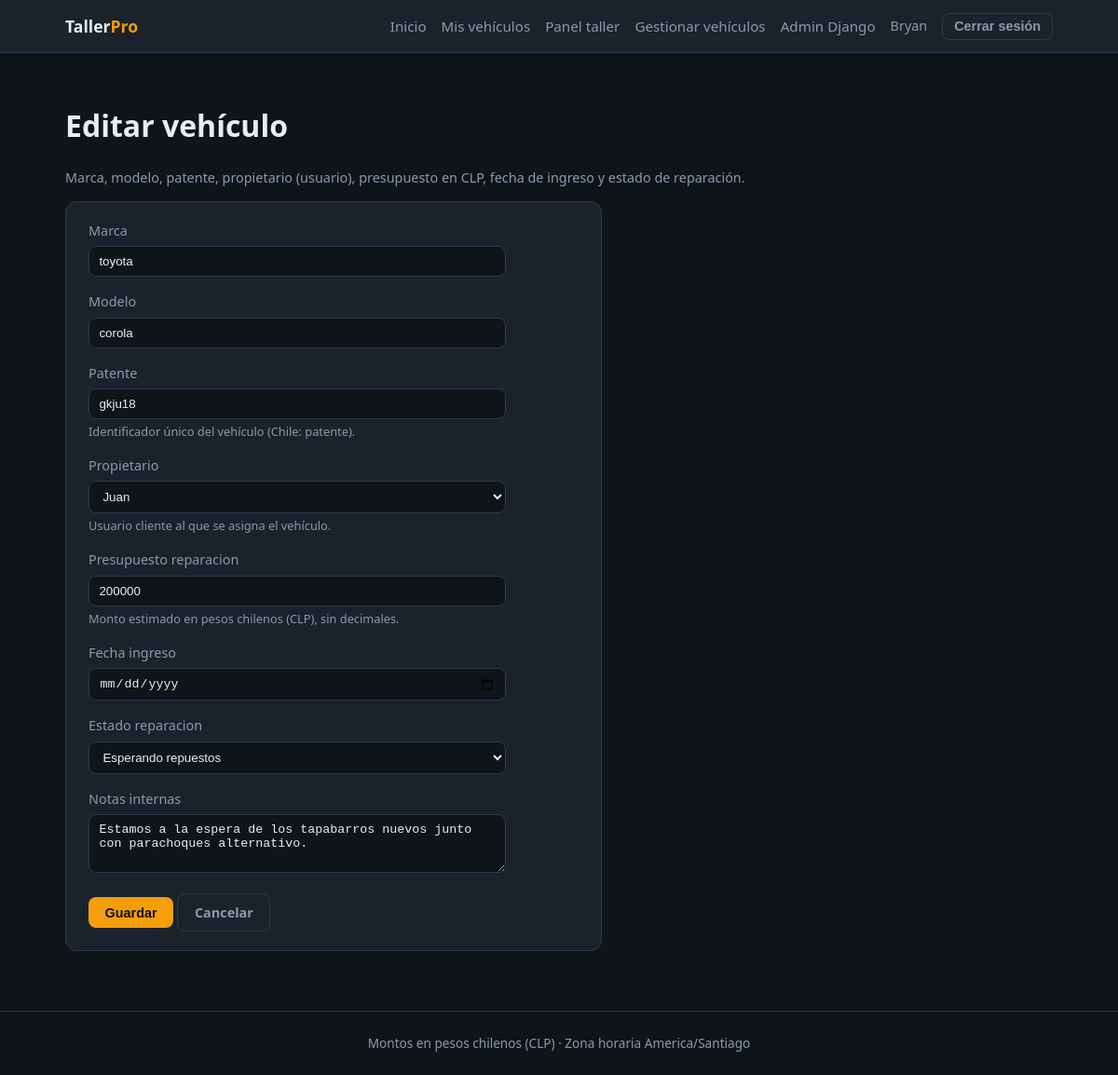
The app's page /vehiculos/taller/1/editar/ (signed in) with its own data.
### vehiculos/models.py (models this page shows, shortened)
class Vehiculo(models.Model):
    marca = models.CharField(max_length=80)
    modelo = models.CharField(max_length=80)
    patente = models.CharField(
        max_length=20,
        unique=True,
        db_index=True,
        help_text="Identificador único del vehículo (Chile: patente).",
    )
    propietario = models.ForeignKey(
        settings.AUTH_USER_MODEL,
        on_delete=models.PROTECT,
        related_name="vehiculos",
        null=True,
        blank=True,
        help_text="Usuario cliente al que se asigna el vehículo.",
    )
    presupuesto_reparacion = models.PositiveIntegerField(
        validators=[MinValueValidator(0)],
        help_text="Monto estimado en pesos chilenos (CLP), sin decimales.",
    )
    fecha_ingreso = models.DateField()
    estado_reparacion = models.CharField(
        max_length=20,
        choices=EstadoReparacion.choices,
        default=EstadoReparacion.PENDIENTE,
        db_index=True,
    )
    notas_internas = models.TextField(blank=True)
    objects = VehicleManager()
    class Meta:
        ordering = ["-fecha_ingreso", "patente"]
        verbose_name = "vehículo"
        verbose_name_plural = "vehículos"
        indexes = [
            models.Index(fields=["estado_reparacion", "fecha_ingreso"]),
        ]

### vehiculos/views.py (the view, shortened to what this page needs)
# urls.py: path("taller/<int:pk>/editar/", views.VehiculoUpdateView.as_view(), name="admin_editar"),
class VehiculoUpdateView(StaffRequiredMixin, UpdateView):
    model = Vehiculo
    form_class = VehiculoForm
    template_name = "vehiculos/admin_form.html"
    success_url = reverse_lazy("vehiculos:admin_lista")

### vehiculos/forms.py (shortened to what this page needs)
class VehiculoForm(forms.ModelForm):
    class Meta:
        model = Vehiculo
        fields = [
            "marca",
            "modelo",
            "patente",
            "propietario",
            "presupuesto_reparacion",
            "fecha_ingreso",
            "estado_reparacion",
            "notas_internas",
        ]
        widgets = {
            "fecha_ingreso": forms.DateInput(attrs={"type": "date"}),
            "notas_internas": forms.Textarea(attrs={"rows": 3}),
            "estado_reparacion": forms.Select(choices=EstadoReparacion.choices),
        }
    def __init__(self, *args, **kwargs):
        super().__init__(*args, **kwargs)
        for field in self.fields.values():
            field.widget.attrs.setdefault("class", "styled-input")

### vehiculos/managers.py (called while the page is built)
    def get_queryset(self):
        return VehicleQuerySet(self.model, using=self._db)

### vehiculos/views.py (called while the page is built)
    def test_func(self):
        return self.request.user.is_authenticated and self.request.user.is_staff

### templates/vehiculos/admin_form.html (shortened to what this page needs)
{% extends "base.html" %}
{% block content %}
<h1>{% if object %}Editar vehículo{% else %}Registrar vehículo{% endif %}</h1>
<p class="muted">Marca, modelo, patente, propietario (usuario), presupuesto en CLP, fecha de ingreso y estado de reparación.</p>
<div class="card" style="max-width:36rem;">
  <form method="post">
    {% for field in form %}
      <div class="form-row">
        <label for="{{ field.id_for_label }}">{{ field.label }}</label>
        {{ field }}
        {% if field.help_text %}<p class="muted" style="margin:0.25rem 0 0;font-size:0.8rem;">{{ field.help_text }}</p>{% endif %}
      </div>
    {% endfor %}
    <button type="submit" class="btn btn-primary">Guardar</button>
    <a href="{% url 'vehiculos:admin_lista' %}" class="btn btn-ghost">Cancelar</a>
  </form>
</div>
{% endblock %}

### templates/base.html (shortened to what this page needs)
{% load static %}
<!DOCTYPE html>
<html lang="es-cl">
<head>
  <link rel="stylesheet" href="{% static 'css/taller.css' %}">
</head>
<body>
  <header class="site-header">
    <div class="wrap inner">
      <a class="brand" href="{% url 'home' %}">Taller<span>Pro</span></a>
      <nav class="nav">
        <a href="{% url 'home' %}">Inicio</a>
        {% if user.is_authenticated %}
          <a href="{% url 'vehiculos:mis_vehiculos' %}">Mis vehículos</a>
          {% if user.is_staff %}
            <a href="{% url 'vehiculos:panel_taller' %}">Panel taller</a>
            <a href="{% url 'vehiculos:admin_lista' %}">Gestionar vehículos</a>
            <a href="{% url 'admin:index' %}">Admin Django</a>
          {% endif %}
          <span class="muted">{{ user.username }}</span>
          <form action="{% url 'logout' %}" method="post" style="display:inline;">
            <button type="submit" class="btn btn-ghost" style="padding:0.35rem 0.75rem;">Cerrar sesión</button>
          </form>
        {% else %}
          <a href="{% url 'login' %}">Iniciar sesión</a>
          <a href="{% url 'register' %}" class="btn btn-primary" style="padding:0.35rem 0.75rem;">Registrarse</a>
        {% endif %}
      </nav>
    </div>
  </header>
  <main>
    <div class="wrap">
      {% block content %}{% endblock %}
    </div>
  </main>
  <footer class="site-footer">
    <div class="wrap">Montos en pesos chilenos (CLP) · Zona horaria America/Santiago</div>
  </footer>
</body>
</html>

### static/css/taller.css (style rules this page uses)
:root { --bg: #0f1419; --surface: #1a222c; --border: #2d3a47; --text: #e8edf2; --muted: #8b9aab; --accent: #f59e0b; --accent-dim: #b45309; --success: #34d399; --danger: #f87171; }
* { box-sizing: border-box; }
body { margin: 0; min-height: 100vh; font-family: "Segoe UI", system-ui, sans-serif; background: var(--bg); color: var(--text); line-height: 1.5; }
a { color: var(--accent); text-decoration: none; }
.wrap { max-width: 1100px; margin: 0 auto; padding: 0 1.25rem; }
.site-header { background: var(--surface); border-bottom: 1px solid var(--border); padding: 0.85rem 0; }
.site-header .inner { display: flex; align-items: center; justify-content: space-between; gap: 1rem; flex-wrap: wrap; }
.brand { font-weight: 700; font-size: 1.1rem; color: var(--text); text-decoration: none; }
.brand span { color: var(--accent); }
.nav { display: flex; gap: 1rem; align-items: center; flex-wrap: wrap; }
.nav a { color: var(--muted); font-size: 0.95rem; }
main { padding: 2rem 0 3rem; }
.btn { display: inline-block; padding: 0.55rem 1.1rem; border-radius: 8px; font-weight: 600; font-size: 0.9rem; border: none; cursor: pointer; text-decoration: none; }
.btn-primary { background: var(--accent); color: #111; }
.btn-ghost { background: transparent; color: var(--muted); border: 1px solid var(--border); }
.card { background: var(--surface); border: 1px solid var(--border); border-radius: 12px; padding: 1.25rem 1.5rem; margin-bottom: 1rem; }
.form-row { margin-bottom: 1rem; }
.form-row label { display: block; margin-bottom: 0.35rem; color: var(--muted); font-size: 0.9rem; }
.form-row input, .form-row select, .form-row textarea, input.styled-input, select.styled-input, textarea.styled-input { width: 100%; max-width: 28rem; padding: 0.5rem 0.65rem; border-radius: 8px; border: 1px solid var(--border); background: var(--bg); color: var(--text); }
.muted { color: var(--muted); font-size: 0.9rem; }
footer.site-footer { border-top: 1px solid var(--border); padding: 1.5rem 0; color: var(--muted); font-size: 0.85rem; text-align: center; }

### records on screen
Vehiculo: form "toyota" "corola" "gkju18" "Juan" "200000" "Esperando repuestos" "Estamos a la espera de los tapabarros nuevos junto con parachoques alternativo."

### other values on screen
{{ user.username }} "Bryan"
{{ field.label }} "Marca" "Modelo" "Patente" "Propietario" "Presupuesto reparacion" "Fecha ingreso" "Estado reparacion" "Notas internas"
{{ field.help_text }} "Identificador único del vehículo (Chile: patente)." "Usuario cliente al que se asigna el vehículo." "Monto estimado en pesos chilenos (CLP), sin decimales."
